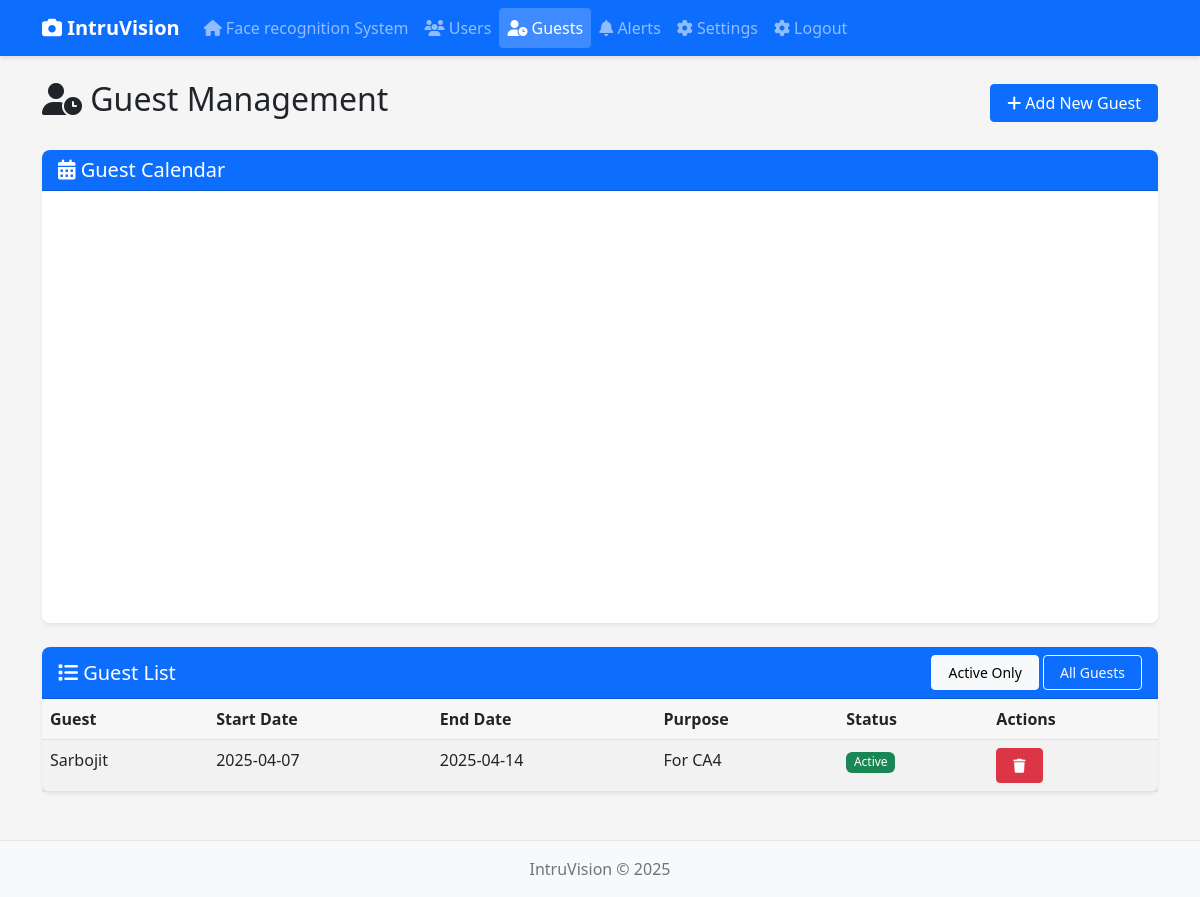
The app's page /guests (signed in) with its own data.
### tables this page shows
CREATE TABLE GUEST (
            id INTEGER PRIMARY KEY AUTOINCREMENT,
            person_id INTEGER,
            start_date TEXT NOT NULL,
            end_date TEXT NOT NULL,
            purpose TEXT,
            FOREIGN KEY (person_id) REFERENCES PERSON (id) ON DELETE CASCADE
        );

CREATE TABLE PERSON (
            id INTEGER PRIMARY KEY AUTOINCREMENT,
            name TEXT NOT NULL,
            gender TEXT,
            dob TEXT,
            mobile TEXT,
            email TEXT,
            user_type TEXT DEFAULT 'regular'
        );

### app.py (the view)
@app.route('/guests')
@login_required
def guests():
    guests = db.get_all_guests()
    persons = db.get_all_persons()
    return render_template('guests.html', guests=guests, persons=persons)

### app.py (called while the page is built)
@app.context_processor
def inject_now():
    return {'now': datetime.now()}

### modules/auth.py (called while the page is built)
def login_required(f):
    @wraps(f)
    def decorated_function(*args, **kwargs):
        if 'user' not in session:
            flash('Please log in to access this page', 'warning')
            session['next_url'] = request.url
            return redirect(url_for('login'))
        return f(*args, **kwargs)
    return decorated_function

### modules/database.py (called while the page is built)
    def get_connection(self):
        if self.conn is None:
            self.conn = sqlite3.connect(self.db_path, check_same_thread=False)
            self.conn.row_factory = sqlite3.Row
        return self.conn

    def get_all_persons(self, user_type=None):
        conn = self.get_connection()
        cursor = conn.cursor()
        if user_type:
            cursor.execute('SELECT * FROM PERSON WHERE user_type=?', (user_type,))
        else:
            cursor.execute('SELECT * FROM PERSON')
        return cursor.fetchall()

    def get_all_guests(self):
        conn = self.get_connection()
        cursor = conn.cursor()
        cursor.execute('''
        SELECT g.*, p.name, p.email, p.mobile
        FROM GUEST g
        JOIN PERSON p ON g.person_id = p.id
        ''')
        return cursor.fetchall()

### templates/guests.html (shortened to what this page needs)
{% extends "layout.html" %}
{% block content %}
<div class="d-flex justify-content-between align-items-center mb-4">
    <h2><i class="fas fa-user-clock"></i> Guest Management</h2>
    <button class="btn btn-primary" data-bs-toggle="modal" data-bs-target="#addGuestModal">
        <i class="fas fa-plus"></i> Add New Guest
    </button>
</div>
<div class="card shadow-sm mb-4">
    <div class="card-header bg-primary text-white">
        <h5 class="mb-0"><i class="fas fa-calendar-alt"></i> Guest Calendar</h5>
    </div>
    <div class="card-body">
        <div id="calendar"></div>
    </div>
</div>
<div class="card shadow-sm">
    <div class="card-header bg-primary text-white d-flex justify-content-between align-items-center">
        <h5 class="mb-0"><i class="fas fa-list"></i> Guest List</h5>
        <div>
            <button class="btn btn-sm btn-light" id="show-active-only">Active Only</button>
            <button class="btn btn-sm btn-outline-light" id="show-all">All Guests</button>
        </div>
    </div>
    <div class="card-body p-0">
        <div class="table-responsive">
            <table class="table table-hover table-striped mb-0">
                <thead>
                    <tr>
                        <th>Guest</th>
                        <th>Start Date</th>
                        <th>End Date</th>
                        <th>Purpose</th>
                        <th>Status</th>
                        <th>Actions</th>
                    </tr>
                </thead>
                <tbody>
                    {% for guest in guests %}
                        {% set is_active = (guest.start_date <= now.strftime('%Y-%m-%d') and guest.end_date >= now.strftime('%Y-%m-%d')) %}
                        <tr class="guest-row {% if is_active %}active-guest{% endif %}">
                            <td>{{ guest.name }}</td>
                            <td>{{ guest.start_date }}</td>
                            <td>{{ guest.end_date }}</td>
                            <td>{{ guest.purpose or 'N/A' }}</td>
                            <td>
                                {% if is_active %}
                                    <span class="badge bg-success">Active</span>
                                {% else %}
                                    {% if guest.start_date > now.strftime('%Y-%m-%d') %}
                                        <span class="badge bg-info">Upcoming</span>
                                    {% else %}
                                        <span class="badge bg-secondary">Expired</span>
                                    {% endif %}
                                {% endif %}
                            </td>
                            <td>
                                <button type="button" class="btn btn-sm btn-danger" data-bs-toggle="modal" data-bs-target="#deleteGuestModal{{ guest.id }}">
                                    <i class="fas fa-trash"></i>
                                </button>
                            </td>
                        </tr>
                    {% else %}
                        <tr>
                            <td colspan="6" class="text-center py-3">No guests registered yet</td>
                        </tr>
                    {% endfor %}
                </tbody>
            </table>
        </div>
    </div>
</div>
{% endblock %}
{% block extra_css %}
<link href="https://cdn.jsdelivr.net/npm/fullcalendar@5.10.1/main.min.css" rel="stylesheet">
{% endblock %}

### static/css/style.css (style rules this page uses)
:root { --primary-color: #0d6efd; --secondary-color: #6c757d; --success-color: #198754; --danger-color: #dc3545; --warning-color: #ffc107; --info-color: #0dcaf0; --light-color: #f8f9fa; --dark-color: #212529; }
body { background-color: #f5f5f5; font-family: 'Segoe UI', Tahoma, Geneva, Verdana, sans-serif; }
.card { border-radius: 0.5rem; border: none; box-shadow: 0 0.125rem 0.25rem rgba(0, 0, 0, 0.075); margin-bottom: 1.5rem; }
.card-header { border-top-left-radius: 0.5rem !important; border-top-right-radius: 0.5rem !important; font-weight: 500; }
.btn { border-radius: 0.25rem; font-weight: 500; padding: 0.375rem 1rem; transition: all 0.2s ease; }
.btn-primary { background-color: var(--primary-color); border-color: var(--primary-color); }
.table { margin-bottom: 0; }
.table th { border-top: none; font-weight: 600; background-color: rgba(0, 0, 0, 0.03); }
.badge { padding: 0.35em 0.65em; font-weight: 500; }

### templates/guests.html (style rules this page uses)
#calendar { height: 400px; }

### records on screen
GUEST: name "Sarbojit", start_date "2025-04-07", end_date "2025-04-14", purpose "For CA4"
